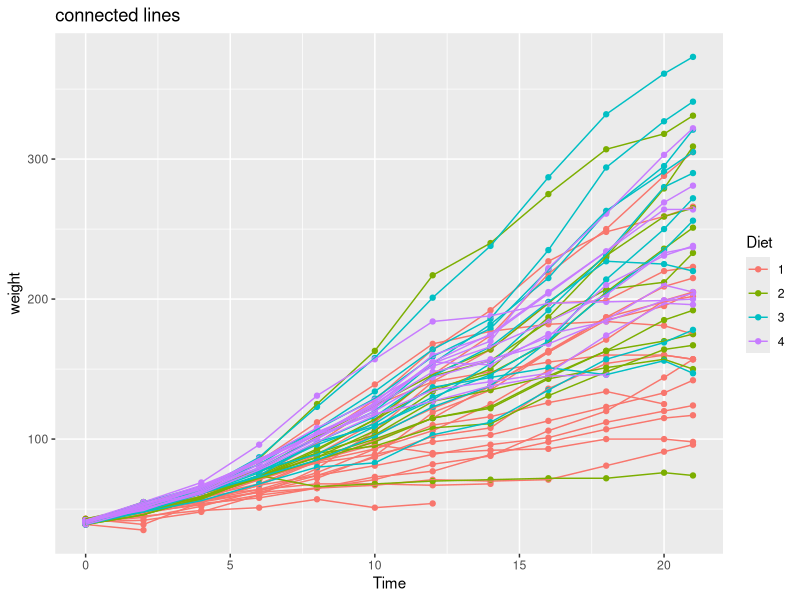
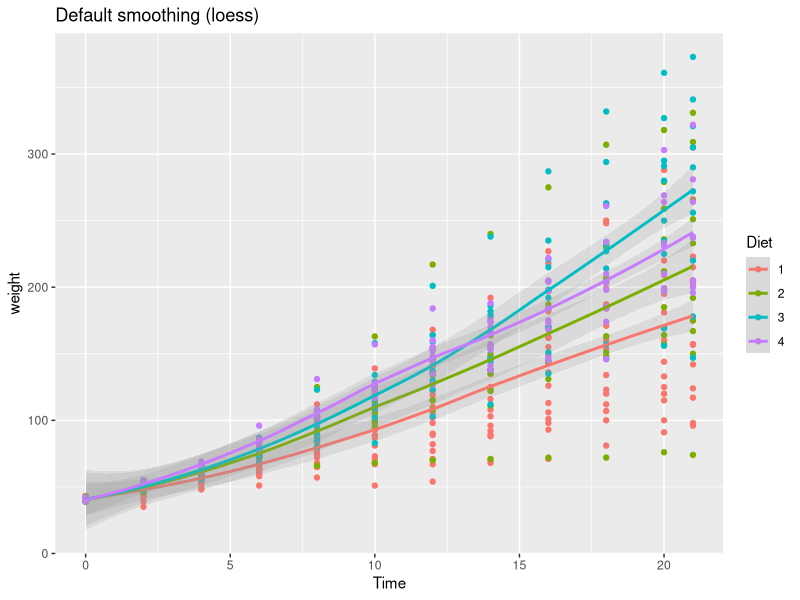
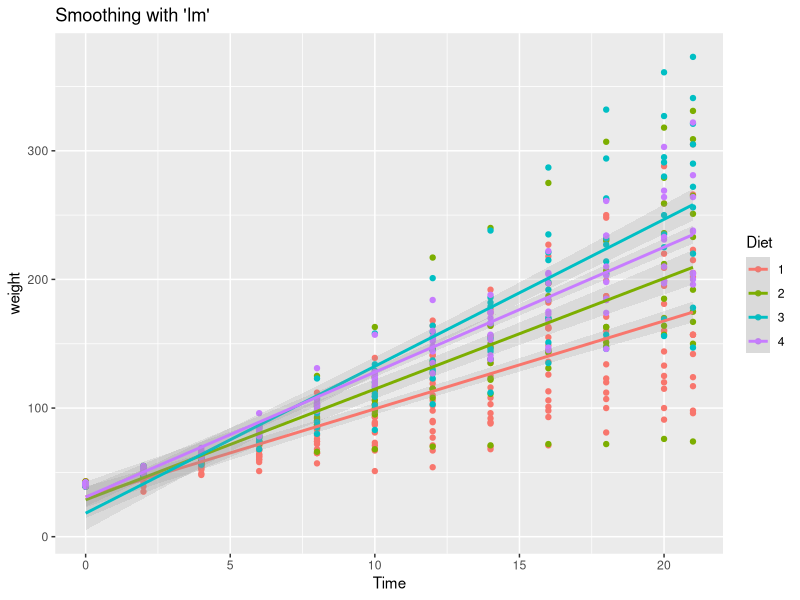

Here is the R script that generated these plots, in order:
# activity 04_01:  linear and polynomial fits

library(ggplot2)

# plot all data points, with some jittering
p <- ggplot(ChickWeight, aes(x = Time, y = weight, colour = Diet)) + geom_point()


# Connected lines
p + geom_line(aes(group = Chick)) + ggtitle("connected lines")

# Default smoothing (loess) with small dataset
p + geom_smooth(alpha = 0.2, size = 1)  + ggtitle("Default smoothing (loess)")

# Linear model
p + geom_smooth(alpha = 0.2, size = 1, method="lm") + ggtitle("Smoothing with 'lm'")

# For more information:
# http://docs.ggplot2.org/current/geom_smooth.html
